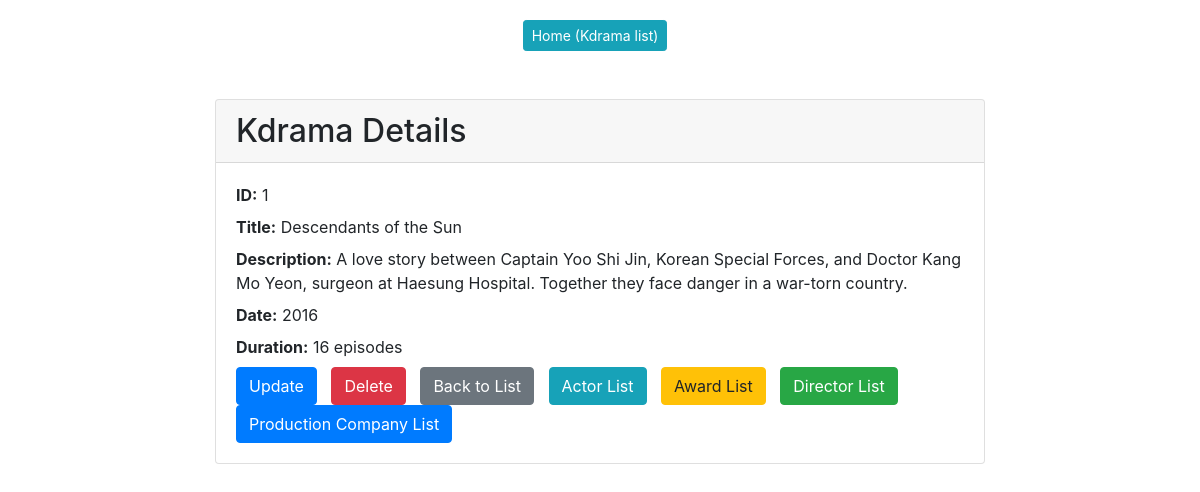
/kdrama/kdrama_details/1/ (signed in), run on the app's committed database.
### kdrama/models.py (models this page shows, shortened)
class kdrama(models.Model):
    kdrama_id = models.AutoField(primary_key=True)
    title = models.CharField(max_length=100)
    description = models.CharField(max_length=500, blank=True)
    release_year = models.CharField(max_length=50, blank=True)
    duration = models.CharField(max_length=50, blank=True)

### kdrama/views.py (the view)
# urls.py: path('kdrama_details/<int:kdrama_id>/', views.KdramaDetails.as_view(), name='kdrama_details'),
class KdramaDetails(LoginRequiredMixin, View):
    def get(self, request, kdrama_id):
        kdrama1 = get_object_or_404(kdrama, pk=kdrama_id)
        user_can_modify = can_modify_information(request)
        user_can_purchase = user_purchase(request)
        return render(request=request, template_name='kdrama/kdrama_details.html', context={'kdrama': kdrama1,'user_can_modify': user_can_modify, 'user_can_purchase': user_can_purchase})

### kdrama/views.py (called while the page is built)
def can_modify_information(request):
    return request.user.groups.filter(name='Admin').exists()

def user_purchase(request):
    return request.user.groups.filter(name='User').exists()

### kdrama/templates/kdrama/kdrama_details.html (shortened to what this page needs)
{% extends 'base.html' %}
{% block content %}
<body>
    <div class="container text-center">
        <a href="{% url 'kdrama-list' %}" class="btn btn-info btn-sm">Home (Kdrama list)</a>
    </div>
</body>
    <div class="card mt-5">
        <div class="card-header">
            <h2 class="mb-0">Kdrama Details</h2>
        </div>
        <div class="card-body">
            <p class="mb-2"><strong>ID:</strong> {{ kdrama.kdrama_id }}</p>
            <p class="mb-2"><strong>Title:</strong> {{ kdrama.title }}</p>
            <p class="mb-2"><strong>Description:</strong> {{ kdrama.description }}</p>
            <p class="mb-2"><strong>Date:</strong> {{ kdrama.release_year }}</p>
            <p class="mb-2"><strong>Duration:</strong> {{ kdrama.duration }}</p>
            {% if user_can_modify %}
                <a href="{% url 'kdrama_update' kdrama.kdrama_id %}" class="btn btn-primary">Update</a>
                <a href="{% url 'kdrama_delete' kdrama.kdrama_id %}" class="btn btn-danger">Delete</a>
            {% endif %}
            <a href="{% url 'kdrama-list' %}" class="btn btn-secondary">Back to List</a>
            <a href="{% url 'actor-list' %}" class="btn btn-info">Actor List</a>
            <a href="{% url 'award-list' %}" class="btn btn-warning">Award List</a>
            <a href="{% url 'director-list' %}" class="btn btn-success">Director List</a>
            <a href="{% url 'prodcompany-list' %}" class="btn btn-primary">Production Company List</a>
        </div>
    </div>
{% endblock %}

### templates/base.html (style rules this page uses)
body { padding-top: 20px; }
.container { max-width: 800px; }
.btn { margin-right: 10px; }

### data on the page
kdrama: kdrama_id "1", title "Descendants of the Sun", description "A love story between Captain Yoo Shi Jin, Korean Special Forces, and Doctor Kang Mo Yeon, surgeon at Haesung Hospital. Together they face danger in a war-torn country.", release_year "2016", duration "16 episodes"
